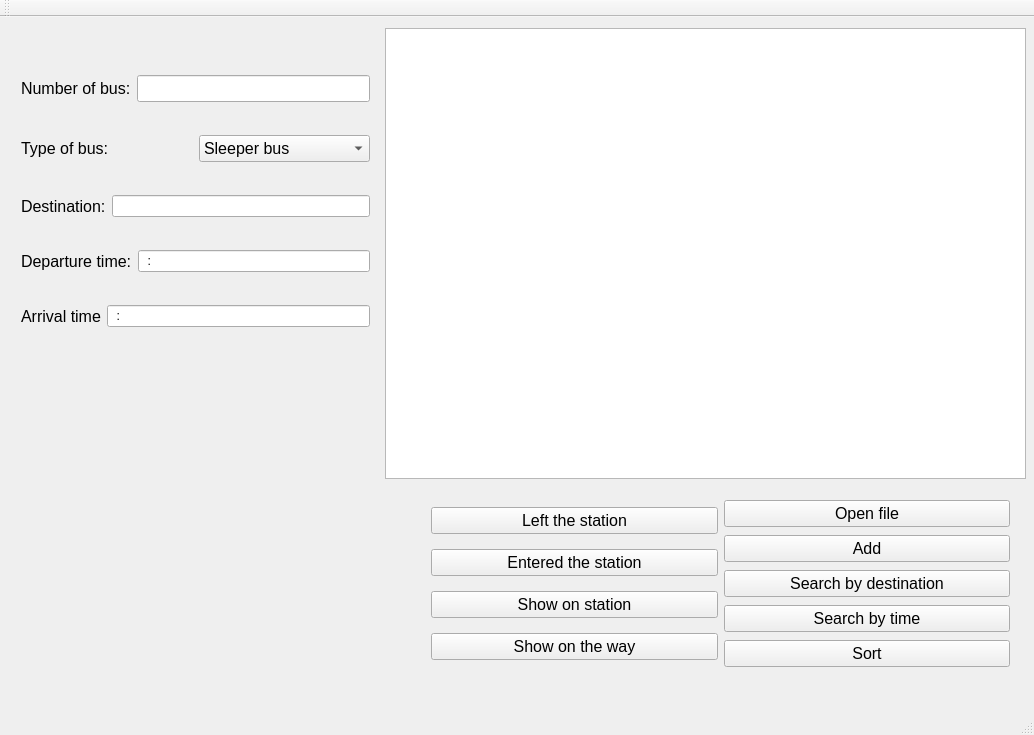
<?xml version="1.0" encoding="UTF-8"?>
<ui version="4.0">
 <class>MainWindowClass</class>
 <widget class="QMainWindow" name="MainWindowClass">
  <property name="geometry">
   <rect>
    <x>0</x>
    <y>0</y>
    <width>1034</width>
    <height>735</height>
   </rect>
  </property>
  <property name="windowTitle">
   <string>MainWindow</string>
  </property>
  <widget class="QWidget" name="centralWidget">
   <widget class="QTableWidget" name="tableWidget">
    <property name="geometry">
     <rect>
      <x>385</x>
      <y>11</y>
      <width>641</width>
      <height>451</height>
     </rect>
    </property>
   </widget>
   <widget class="QWidget" name="layoutWidget">
    <property name="geometry">
     <rect>
      <x>420</x>
      <y>470</y>
      <width>601</width>
      <height>197</height>
     </rect>
    </property>
    <layout class="QHBoxLayout" name="horizontalLayout">
     <item>
      <layout class="QVBoxLayout" name="verticalLayout">
       <item>
        <widget class="QPushButton" name="Left">
         <property name="font">
          <font>
           <pointsize>12</pointsize>
          </font>
         </property>
         <property name="text">
          <string>Left the station</string>
         </property>
        </widget>
       </item>
       <item>
        <widget class="QPushButton" name="Entered">
         <property name="font">
          <font>
           <pointsize>12</pointsize>
          </font>
         </property>
         <property name="text">
          <string>Entered the station</string>
         </property>
        </widget>
       </item>
       <item>
        <widget class="QPushButton" name="OnStation">
         <property name="font">
          <font>
           <pointsize>12</pointsize>
          </font>
         </property>
         <property name="text">
          <string>Show on station</string>
         </property>
        </widget>
       </item>
       <item>
        <widget class="QPushButton" name="OnWay">
         <property name="font">
          <font>
           <pointsize>12</pointsize>
          </font>
         </property>
         <property name="text">
          <string>Show on the way</string>
         </property>
        </widget>
       </item>
      </layout>
     </item>
     <item>
      <layout class="QVBoxLayout" name="verticalLayout_2">
       <item>
        <widget class="QPushButton" name="File">
         <property name="font">
          <font>
           <pointsize>12</pointsize>
          </font>
         </property>
         <property name="text">
          <string>Open file</string>
         </property>
        </widget>
       </item>
       <item>
        <widget class="QPushButton" name="Add">
         <property name="font">
          <font>
           <pointsize>12</pointsize>
          </font>
         </property>
         <property name="text">
          <string>Add</string>
         </property>
        </widget>
       </item>
       <item>
        <widget class="QPushButton" name="SearchByDestination">
         <property name="font">
          <font>
           <pointsize>12</pointsize>
          </font>
         </property>
         <property name="text">
          <string>Search by destination</string>
         </property>
        </widget>
       </item>
       <item>
        <widget class="QPushButton" name="SearchByTime">
         <property name="font">
          <font>
           <pointsize>12</pointsize>
          </font>
         </property>
         <property name="text">
          <string>Search by time</string>
         </property>
        </widget>
       </item>
       <item>
        <widget class="QPushButton" name="Sort">
         <property name="font">
          <font>
           <pointsize>12</pointsize>
          </font>
         </property>
         <property name="text">
          <string>Sort</string>
         </property>
        </widget>
       </item>
      </layout>
     </item>
    </layout>
   </widget>
   <widget class="QWidget" name="layoutWidget">
    <property name="geometry">
     <rect>
      <x>10</x>
      <y>20</y>
      <width>371</width>
      <height>331</height>
     </rect>
    </property>
    <layout class="QVBoxLayout" name="verticalLayout_3">
     <item>
      <layout class="QHBoxLayout" name="horizontalLayout_6">
       <item>
        <widget class="QLabel" name="label">
         <property name="font">
          <font>
           <pointsize>12</pointsize>
          </font>
         </property>
         <property name="text">
          <string>Number of bus:</string>
         </property>
        </widget>
       </item>
       <item>
        <widget class="QLineEdit" name="Number">
         <property name="font">
          <font>
           <pointsize>12</pointsize>
          </font>
         </property>
         <property name="inputMask">
          <string>9999</string>
         </property>
        </widget>
       </item>
      </layout>
     </item>
     <item>
      <layout class="QHBoxLayout" name="horizontalLayout_5">
       <item>
        <widget class="QLabel" name="label_2">
         <property name="font">
          <font>
           <pointsize>12</pointsize>
          </font>
         </property>
         <property name="text">
          <string>Type of bus:</string>
         </property>
        </widget>
       </item>
       <item>
        <widget class="QComboBox" name="Type">
         <property name="font">
          <font>
           <pointsize>12</pointsize>
          </font>
         </property>
         <item>
          <property name="text">
           <string>Sleeper bus</string>
          </property>
         </item>
         <item>
          <property name="text">
           <string>Party bus</string>
          </property>
         </item>
         <item>
          <property name="text">
           <string>Cargo-passenger</string>
          </property>
         </item>
        </widget>
       </item>
      </layout>
     </item>
     <item>
      <layout class="QHBoxLayout" name="horizontalLayout_4">
       <item>
        <widget class="QLabel" name="label_3">
         <property name="font">
          <font>
           <pointsize>12</pointsize>
          </font>
         </property>
         <property name="text">
          <string>Destination:</string>
         </property>
        </widget>
       </item>
       <item>
        <widget class="QLineEdit" name="Destination">
         <property name="inputMask">
          <string>AAAAAAAAAAA</string>
         </property>
        </widget>
       </item>
      </layout>
     </item>
     <item>
      <layout class="QHBoxLayout" name="horizontalLayout_2">
       <item>
        <widget class="QLabel" name="label_5">
         <property name="font">
          <font>
           <pointsize>12</pointsize>
          </font>
         </property>
         <property name="text">
          <string>Departure time:</string>
         </property>
        </widget>
       </item>
       <item>
        <widget class="QLineEdit" name="Departure">
         <property name="inputMask">
          <string>99:99</string>
         </property>
        </widget>
       </item>
      </layout>
     </item>
     <item>
      <layout class="QHBoxLayout" name="horizontalLayout_3">
       <item>
        <widget class="QLabel" name="label_4">
         <property name="font">
          <font>
           <pointsize>12</pointsize>
          </font>
         </property>
         <property name="text">
          <string>Arrival time</string>
         </property>
        </widget>
       </item>
       <item>
        <widget class="QLineEdit" name="Arrival">
         <property name="inputMask">
          <string>99:99</string>
         </property>
        </widget>
       </item>
      </layout>
     </item>
    </layout>
   </widget>
  </widget>
  <widget class="QMenuBar" name="menuBar">
   <property name="geometry">
    <rect>
     <x>0</x>
     <y>0</y>
     <width>1034</width>
     <height>26</height>
    </rect>
   </property>
  </widget>
  <widget class="QToolBar" name="mainToolBar">
   <attribute name="toolBarArea">
    <enum>TopToolBarArea</enum>
   </attribute>
   <attribute name="toolBarBreak">
    <bool>false</bool>
   </attribute>
  </widget>
  <widget class="QStatusBar" name="statusBar"/>
 </widget>
 <layoutdefault spacing="6" margin="11"/>
 <resources>
  <include location="mainwindow.qrc"/>
 </resources>
 <connections/>
</ui>
